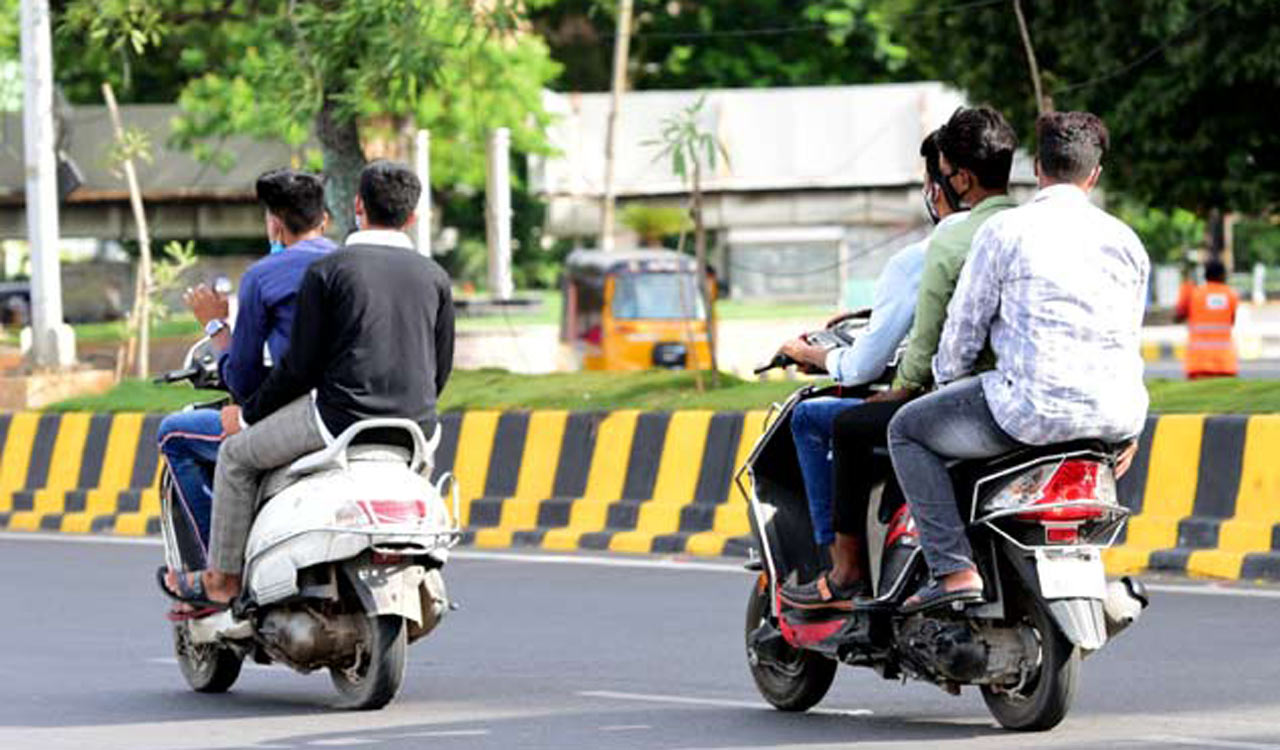
#> input picture test_images/Helmet-less-ride.jpg, 1280 x 750 px
$ python -i preprocessing.py   (imports and definitions only)   (older library calls are emulated)
#> lines starting #> are read from the running program, lines starting #| are printed output that depends on the picture
#> further down, picture is the input picture: shape (750, 1280, 3); mean B, G, R 120.6, 136.1, 135.1
"""
Six-Layer Preprocessing Engine — GridLock AI

Flowchart Architecture:
  Input Image → [Layer 1: ROI Masking] → [Layer 2: Weather Classifier] →
  [Layer 3: Shadow Normalizer] → [Layer 4: Motion Deblur] →
  [Layer 5: Lightness Classifier] → [Layer 6: Resizer] → Output

Handles: Low light, rain, fog/haze, shadows, motion blur, and glare.
Each layer can be enabled/disabled based on the deployment context.
"""

import cv2
import numpy as np


class FlowchartPreprocessor:
    def __init__(self):
        # Layer configuration — can be adjusted per-deployment
        self.enable_roi_masking = False  # Enable when ROI polygon is configured
        self.enable_resizing = False     # Disabled: YOLO handles dynamic resizing internally
        self.roi_polygon = None          # Set via configure_roi()
        self.target_size = (640, 640)    # YOLO default input size

    # [26 lines left out: functions configure_roi, layer1_static_roi_masking, not called in this run]

    # ==================================================================================
    #  LAYER 2: Weather Classifier — Rain/Fog/Haze Detection & Removal
    # ==================================================================================
    def _detect_weather(self, image: np.ndarray) -> str:
        """
        Classifies the weather condition based on image statistics.

        - Fog/Haze: Low contrast (small std dev) + high mean brightness
        - Rain: High frequency vertical streaks in the gradient domain
        - Clear: Normal contrast and brightness

        Returns: 'fog', 'rain', or 'clear'
        """
        gray = cv2.cvtColor(image, cv2.COLOR_BGR2GRAY)
        mean_val = np.mean(gray)
#> mean_val = 134.1
        std_val = np.std(gray)
#> std_val = 75.06

        # Fog/Haze: washed-out images have low contrast (low std) and high brightness
        if std_val < 40 and mean_val > 120:
            return "fog"

        # Rain: vertical streaks create high vertical gradient energy
        sobely = cv2.Sobel(gray, cv2.CV_64F, 0, 1, ksize=3)
        sobelx = cv2.Sobel(gray, cv2.CV_64F, 1, 0, ksize=3)
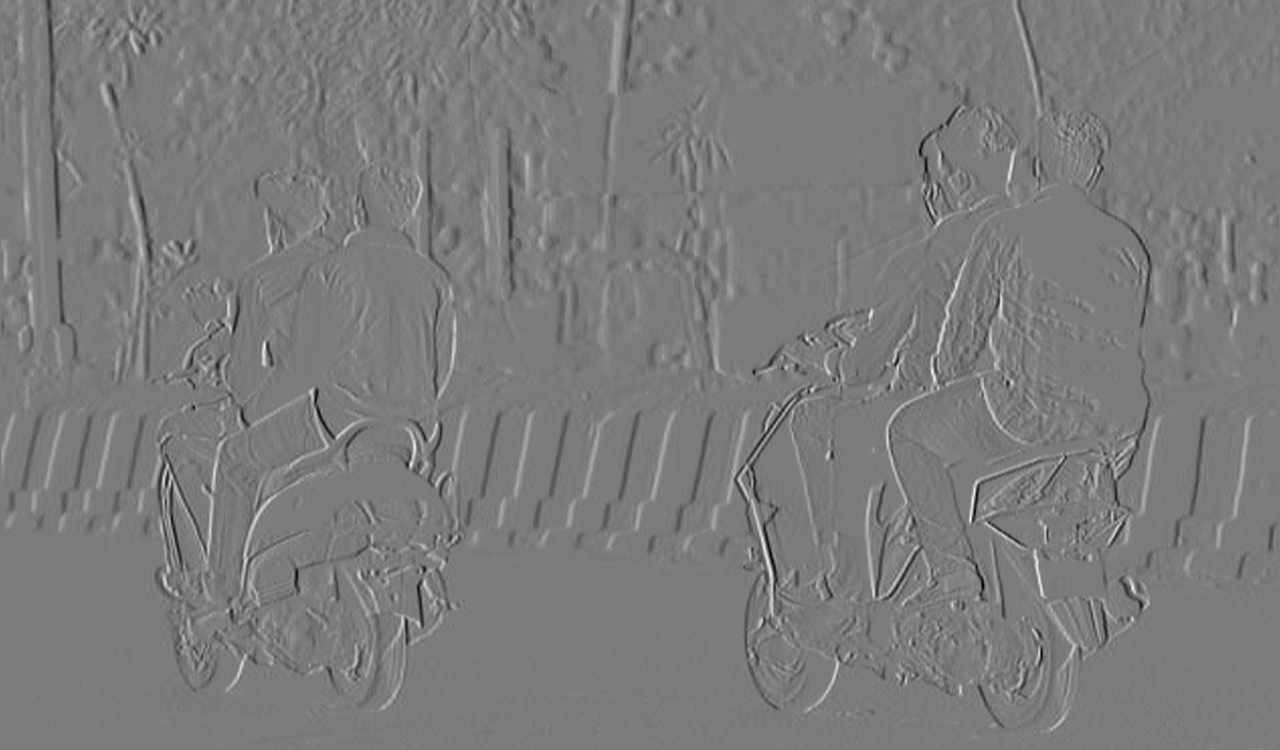
#> sobelx: shape (750, 1280) float64; min -710, max 752, mean -0.2; drawn with min black and max white
        vertical_energy = np.mean(np.abs(sobely))
#> vertical_energy = 36.95
        horizontal_energy = np.mean(np.abs(sobelx))
#> horizontal_energy = 33.7

        # Rain streaks are predominantly vertical — high V/H ratio
        if vertical_energy > 0 and (vertical_energy / (horizontal_energy + 1e-6)) > 1.8:
            if std_val < 55:
                return "rain"

        return "clear"

    # [56 lines left out: functions _remove_fog, _remove_rain, not called in this run]

    def layer2_weather_classifier(self, image: np.ndarray) -> np.ndarray:
        """
        Layer 2: Weather Classifier — Detects fog/rain and applies targeted removal.

        - Fog/Haze → Dark Channel Prior dehazing
        - Rain → Guided + median filter streak removal
        - Clear → Pass-through (no modification)
        """
        weather = self._detect_weather(image)
#> weather = 'clear'

        if weather == "fog":
            return self._remove_fog(image)
        elif weather == "rain":
            return self._remove_rain(image)

        return image

    # ==================================================================================
    #  LAYER 3: Shadow Normalizer
    # ==================================================================================
    def layer3_shadow_normalizer(self, image: np.ndarray) -> np.ndarray:
        """
        Layer 3: Shadow Normalizer
        Detects harsh shadows and normalizes illumination using morphological
        background subtraction on the luminance channel.

        Method: Estimates background illumination via a large morphological closing,
        then divides the luminance channel by it to flatten shadows.
        """
        hsv = cv2.cvtColor(image, cv2.COLOR_BGR2HSV).astype(np.float32)
        v_channel = hsv[:, :, 2]
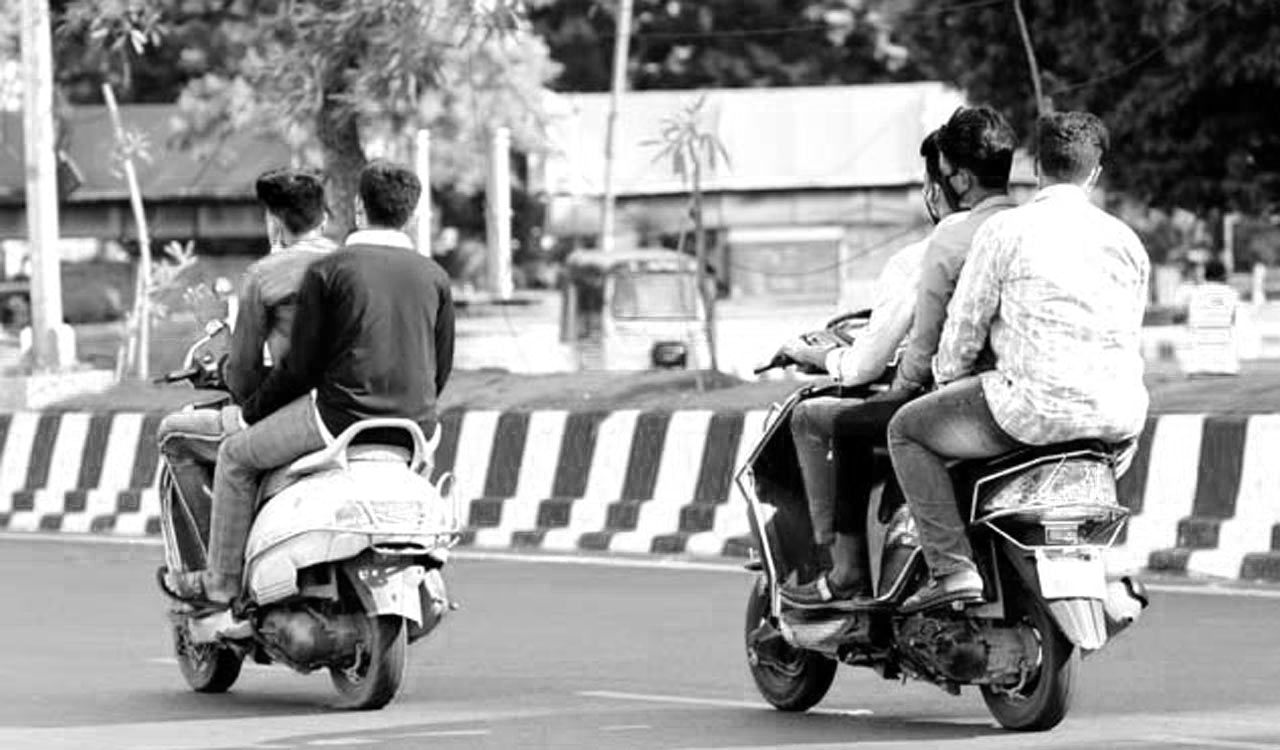
#> v_channel: shape (750, 1280) float32; min 0, max 255, mean 147.1

        # Check if there are significant shadows (high variance in brightness)
        v_std = np.std(v_channel)
#> v_std = 77.61
        if v_std < 40:
            return image  # Uniform lighting — no shadow correction needed

        # Estimate background illumination via morphological closing
        kernel_size = max(31, min(image.shape[:2]) // 8)
#> kernel_size = 93
        if kernel_size % 2 == 0:
            kernel_size += 1
        kernel = cv2.getStructuringElement(cv2.MORPH_ELLIPSE, (kernel_size, kernel_size))
        background = cv2.morphologyEx(v_channel, cv2.MORPH_CLOSE, kernel)
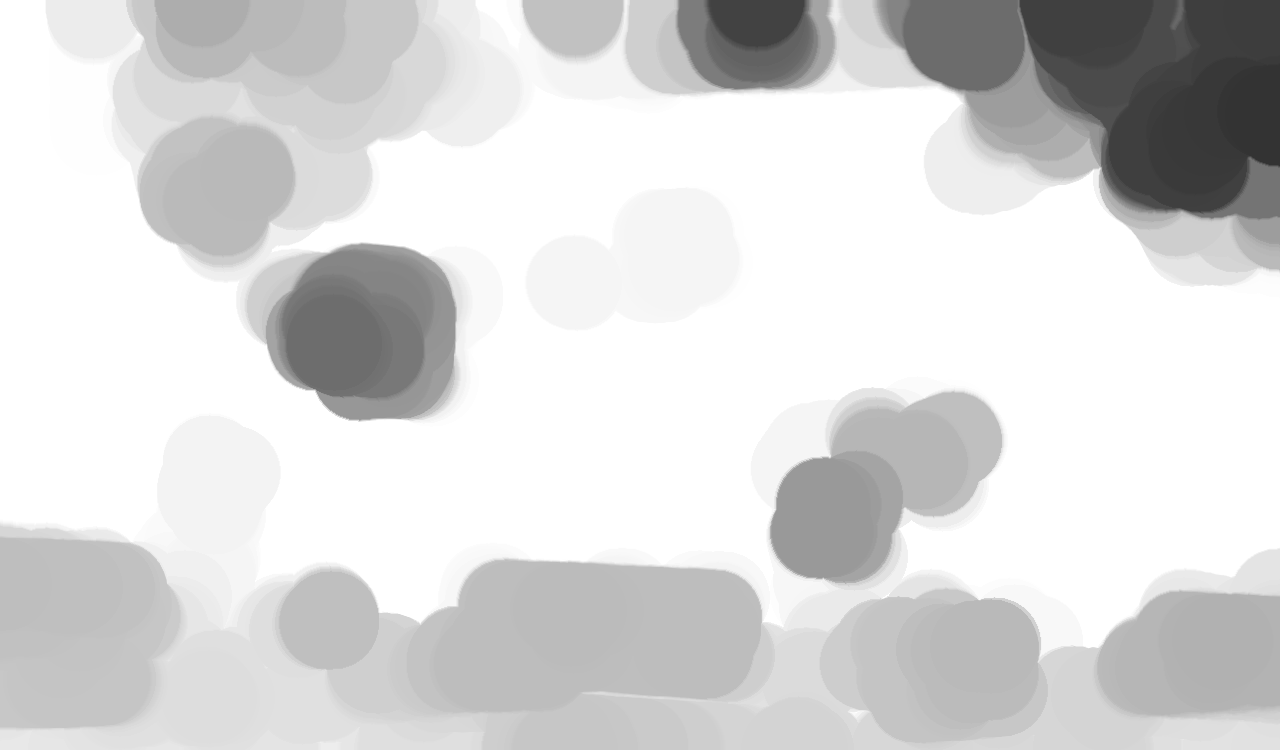
#> background: shape (750, 1280) float32; min 51, max 255, mean 216.6

        # Normalize: divide by background to flatten illumination
        mean_bg = np.mean(background)
#> mean_bg = 216.6
        if mean_bg > 0:
            normalized_v = np.clip((v_channel / (background + 1e-6)) * mean_bg, 0, 255)
            hsv[:, :, 2] = normalized_v

        result = cv2.cvtColor(hsv.astype(np.uint8), cv2.COLOR_HSV2BGR)
        return result

    # ==================================================================================
    #  LAYER 4: Motion Deblur — Wiener Filter
    # ==================================================================================
    def _detect_motion_blur(self, image: np.ndarray) -> bool:
        """
        Detects motion blur by analyzing the Laplacian variance.
        Low variance = blurry image. Threshold calibrated for traffic scenes.
        """
        gray = cv2.cvtColor(image, cv2.COLOR_BGR2GRAY)
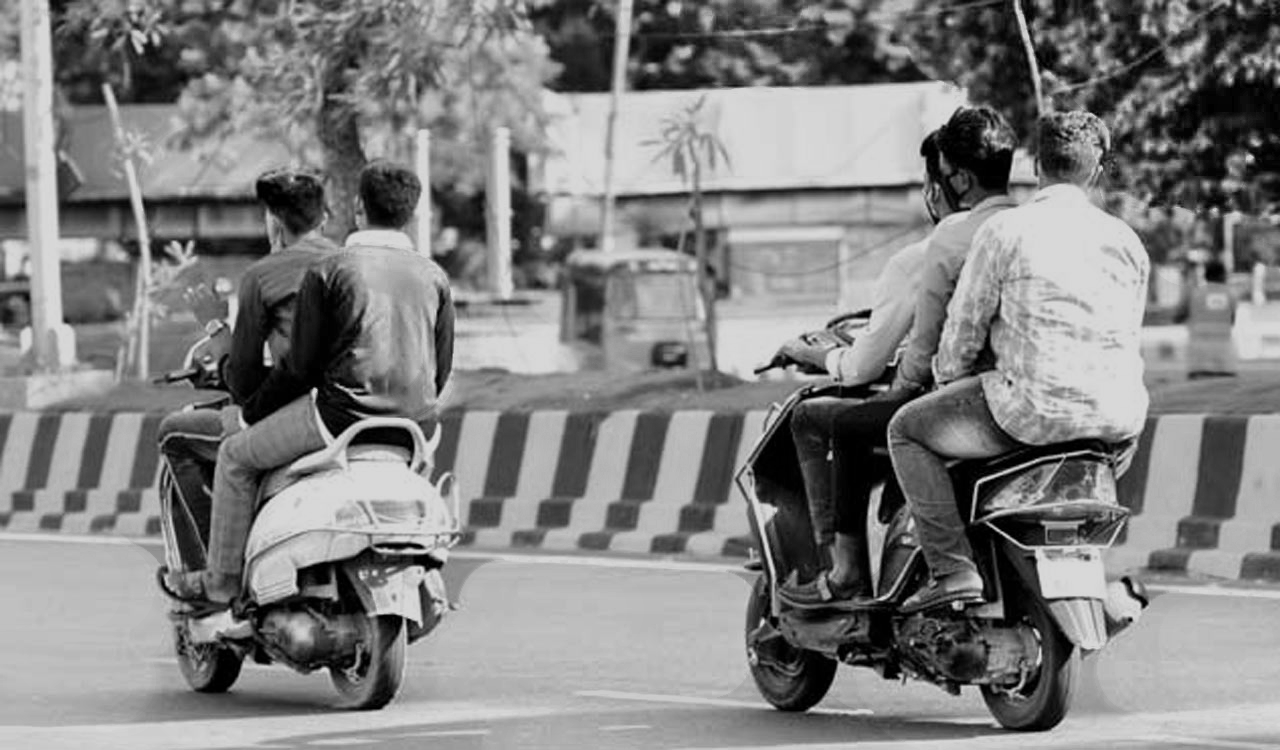
#> gray: shape (750, 1280); min 0, max 216, mean 128.9
        laplacian_var = cv2.Laplacian(gray, cv2.CV_64F).var()
#> laplacian_var = 104.7
        return laplacian_var < 80  # Below 80 = likely blurred

    def layer4_motion_deblur(self, image: np.ndarray) -> np.ndarray:
        """
        Layer 4: Motion Deblur via Wiener-inspired sharpening.

        Detects blur via Laplacian variance. If blurry, applies an
        unsharp mask with adaptive strength to recover edge detail.
        """
        if not self._detect_motion_blur(image):
            return image  # Image is sharp — skip

        # Unsharp masking: sharpen = original + strength * (original - blurred)
        gaussian = cv2.GaussianBlur(image, (0, 0), 3)
        sharpened = cv2.addWeighted(image, 1.8, gaussian, -0.8, 0)

        return sharpened

    # ==================================================================================
    #  LAYER 5: Lightness Classifier (original Layer 2)
    # ==================================================================================
    def layer5_lightness_classifiers(self, image: np.ndarray, threshold: int = 100) -> np.ndarray:
        """
        Layer 5: Lightness Classifiers — O(N)
        Checks ambient illumination via Y-channel (luminance) and branches:
          - Bright Day Path → Sharpening kernel (mitigates motion blur)
          - Low-Light Path  → CLAHE on Y-channel (enhances shadows/night)
        """
#> called with threshold = 100
        yuv = cv2.cvtColor(image, cv2.COLOR_BGR2YUV)
#> yuv: shape (750, 1280, 3); mean of channels 0, 1, 2 128.9, 121.6, 127.7
        y_channel = yuv[:, :, 0]

        avg_luminance = np.mean(y_channel)
#> avg_luminance = 128.9

        if avg_luminance >= threshold:
            return self._bright_day_path(image)
        else:
            return self._low_light_path(image, yuv, y_channel)

    def _bright_day_path(self, image: np.ndarray) -> np.ndarray:
        """Applies sharpness kernel to mitigate motion blur on bright days."""
        kernel = np.array([[0, -1, 0],
                           [-1, 5,-1],
                           [0, -1, 0]])
        return cv2.filter2D(image, -1, kernel)

    # [21 lines left out: functions _low_light_path, layer6_contrast_preserving_resizer, not called in this run]

    # ==================================================================================
    #  MAIN PIPELINE
    # ==================================================================================
    def execute_pipeline(self, image: np.ndarray) -> np.ndarray:
        """
        Executes the full 6-layer preprocessing pipeline:

        Layer 1 (ROI Masking):        Runs if roi_polygon is configured
        Layer 2 (Weather Classifier): Always runs — handles rain/fog/haze
        Layer 3 (Shadow Normalizer):  Always runs — flattens harsh shadows
        Layer 4 (Motion Deblur):      Always runs — recovers blurred frames
        Layer 5 (Lightness):          Always runs — handles low-light/night
        Layer 6 (Resizer):            Disabled by default — YOLO handles this
        """
        img = image.copy()

        # Layer 1: ROI Masking (conditional)
        if self.enable_roi_masking:
            img = self.layer1_static_roi_masking(img)

        # Layer 2: Weather Classification & Removal (rain/fog/haze)
        img = self.layer2_weather_classifier(img)

        # Layer 3: Shadow Normalization
        img = self.layer3_shadow_normalizer(img)

        # Layer 4: Motion Deblur
        img = self.layer4_motion_deblur(img)

        # Layer 5: Lightness Classification (low-light / bright day)
        img = self.layer5_lightness_classifiers(img)

        # Layer 6: Resizing (conditional — disabled because YOLO handles it)
        if self.enable_resizing:
            img = self.layer6_contrast_preserving_resizer(img)

        return img

>>> import cv2
>>> picture = cv2.imread('test_images/Helmet-less-ride.jpg')
>>> result = FlowchartPreprocessor().execute_pipeline(picture)

$ run again, on test_images/nohelmet.jpeg
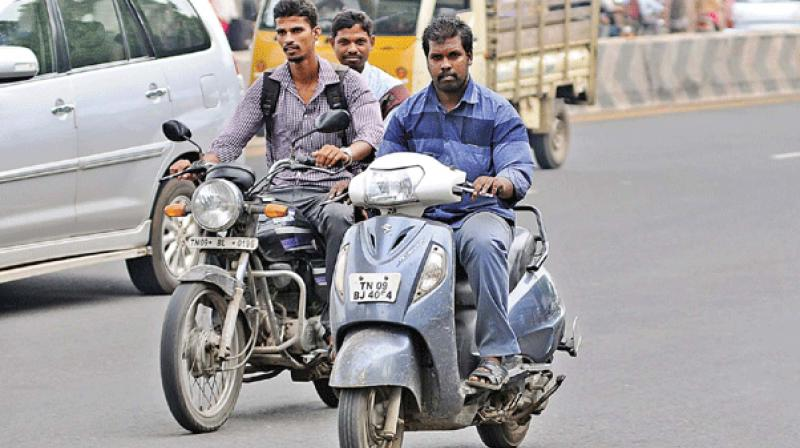
#> input picture test_images/nohelmet.jpeg, 800 x 448 px
#> picture is the input picture: shape (448, 800, 3); mean B, G, R 156.8, 155.4, 158.3
#> mean_val = 156.5
#> std_val = 54.11
#> vertical_energy = 51.04
#> horizontal_energy = 45.63
#> weather = 'clear'
#> v_std = 53.94
#> in layer3_shadow_normalizer, `background = cv2.morphologyEx(v_channel, cv2.MORPH_CLOSE, kernel)`:
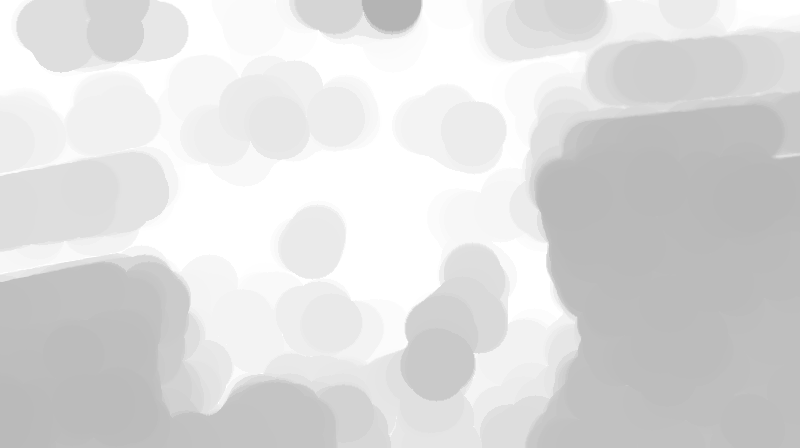
#> background: shape (448, 800) float32; min 180, max 255, mean 220.4
#> mean_bg = 220.4
#> laplacian_var = 846.8
#> yuv: shape (448, 800, 3); mean of channels 0, 1, 2 158.6, 128.2, 129.7
#> avg_luminance = 158.6
#> in _bright_day_path, `return cv2.filter2D(image, -1, kernel)`:
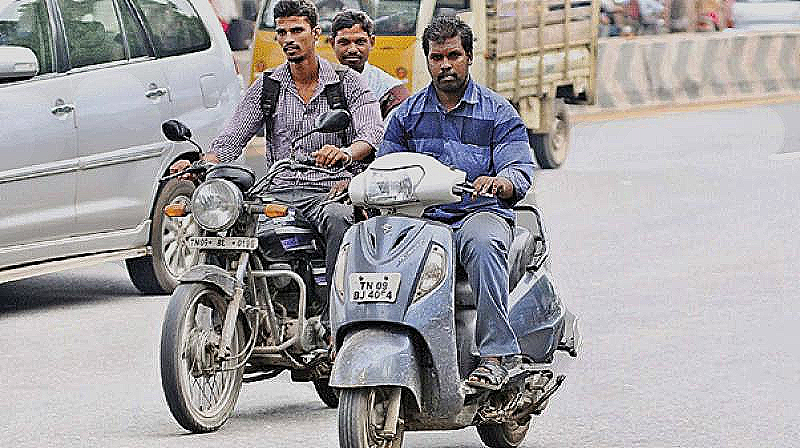
#> returned value: shape (448, 800, 3); mean of channels 0, 1, 2 159.9, 158.4, 161.2; drawn as B, G, R
